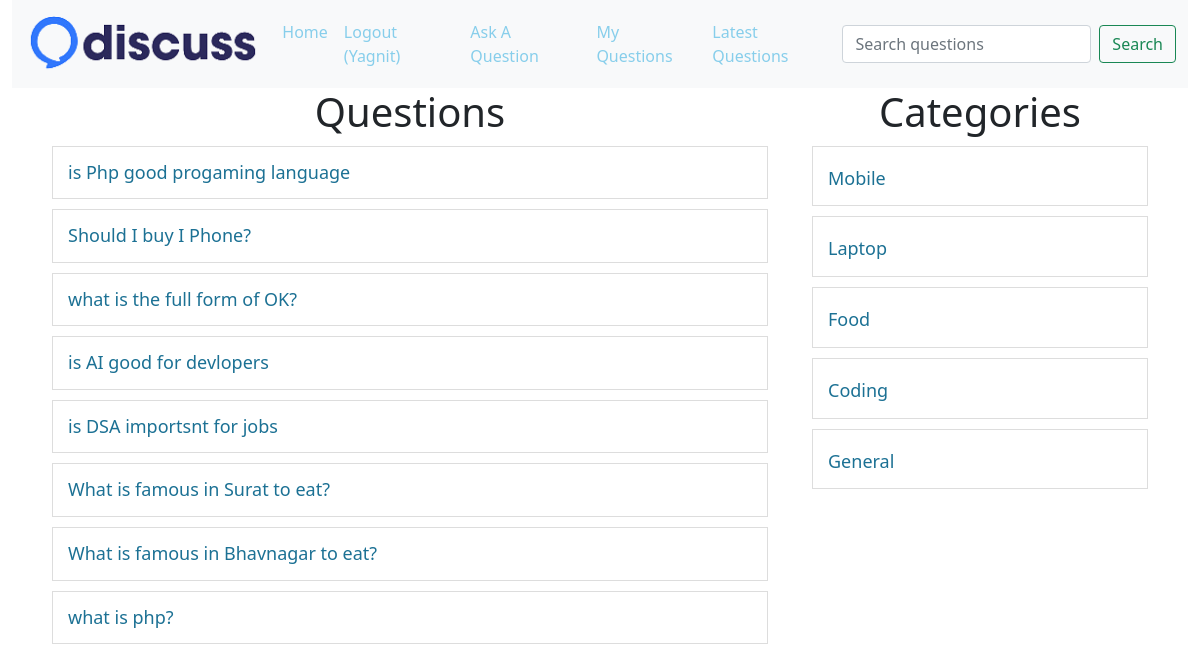
/ (signed in), run on the app's committed database.
### tables this page shows
CREATE TABLE `questions` (
  `id` int(30) NOT NULL,
  `title` varchar(100) NOT NULL,
  `description` varchar(300) NOT NULL,
  `category_id` int(10) NOT NULL,
  `user_id` varchar(10) NOT NULL
);

CREATE TABLE `category` (
  `id` int(30) NOT NULL,
  `name` varchar(100) NOT NULL
);

### client/questions.php (the view, shortened to what this page needs)
<div class="container">
    <div class="row">
        <div class="col-8">
            <h1 class="heading">Questions</h1>
            <?php
            include("./common/db.php");
            if (isset($_GET["c-id"])) {
                $query = "select * from questions where category_id=$cid";
            } else if (isset($_GET["u-id"])) {
                $query = "select * from questions where user_id=$uid";
            } else if (isset($_GET["latest"])) {
                $query = "select * from questions order by id desc";
            } else if (isset($_GET["search"])) {
                $query = "select * from questions where `title` LIKE '%$search%' ";
            } else {
                $query = "select * from questions";
            }
            $result = $conn->query($query);
            foreach ($result as $row) {
                $title = $row["title"];
                $id = $row['id'];
                echo "<div class='row question-list'>
                <h4 class='my-question'><a href='?q-id=$id'>$title</a>";
                echo "</h4></div>";
            }
            ?>
        </div>
        <div class="col-4">
            <?php include('categorylist.php'); ?>
        </div>
    </div>
</div>

### client/categorylist.php
<div>
    <h1 class="heading">Categories</h1>
    <?php
    include('./common/db.php');
    $query = "select * from category";
    $result = $conn->query($query);
    foreach ($result as $row) {
        $name = ucfirst($row['name']);
        $id = $row['id'];
        echo "<div class='row question-list'>
    <h4><a href='?c-id=$id'>$name</a></h4>
    </div>";
    }
    ?>
</div>

### public/style.css (style rules this page uses)
a { color: skyblue !important; }
.heading { text-align: center; }
.question-list { border: 1px solid #ddd; padding: 15px; margin: 10px; }
.question-list a { text-decoration: none; }
.question-list h4 { margin: 0; padding: 0; }
.question-list a, .question-title { font-size: 18px; text-decoration: none; color: #1c7194 !important; }
.my-question { display: flex; justify-content: space-between; }

### data on the page
questions: title "is Php good progaming language"
questions: title "Should I buy I Phone?"
questions: title "what is the full form of OK?"
questions: title "is AI good for devlopers"
questions: title "is DSA importsnt for jobs"
questions: title "What is famous in Surat to eat?"
questions: title "What is famous in Bhavnagar to eat?"
questions: title "what is php?"
category: name "Mobile"
category: name "Laptop"
category: name "Food"
category: name "Coding"
category: name "General"

### other printed values
$_SESSION['user']['username'] "Yagnit"
